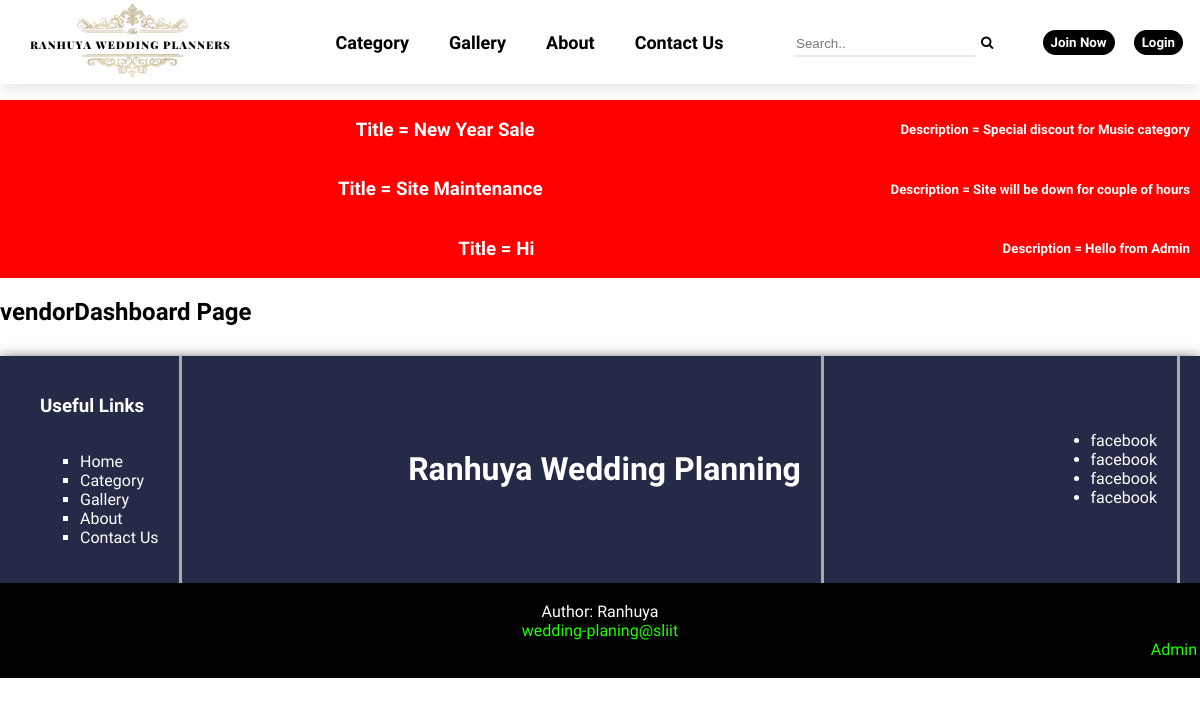
The app's page /vendorDashboard.php with its own data.
### tables this page shows
CREATE TABLE Announcement(
    annID INT AUTO_INCREMENT PRIMARY KEY NOT NULL,
	adminID INT ,
	title varchar(30),
	user_type varchar(30),
	publish_date Date,
	annDescription varchar(300),
	CONSTRAINT AnnadminID_fk FOREIGN KEY (adminID) REFERENCES Admin(adminID) ON DELETE SET NULL
);

### vendorDashboard.php (the view, shortened to what this page needs)
<?php
    $title = 'Vendor Dashboard'; include("header.php");
?>
<link rel="stylesheet" href="./assets/css/vendorDashboard.css">
<section class="adminAnnouncement">
    <?php
        $today = date("Y-m-d");
        $sql = "SELECT * from Announcement
                WHERE
                    user_type = 'vendor' AND
                    publish_date = '" . $today . "'
        ";
        $result = $conn->query($sql);
        if ($result->num_rows > 0) {
            while ($row = $result->fetch_assoc()) {
            echo "
                <div class='announcements'>
                    <h3>Title = ". $row["title"] ."</h3>
                    <h5>Description = ". $row["annDescription"] ."</h5>
                </div>
                ";
            }
        } else {
            echo "
                <div class='announcements'>
                    <h3>No Announcements Today!</h3>
                </div>
                ";
        }
    ?>
</section>
<section>
    <h1 class="main-title">vendorDashboard Page</h1>
</section>
<?php include("footer.php"); ?>

### assets/css/main.css (style rules this page uses)
html, body { margin: 0; padding: 0; font-family: 'Ubuntu', sans-serif; }
.announcements { background-color: #ff0000; color: white; display: flex; }
.announcements h3, h5 { margin-left: auto; margin-right: 10px; }

### assets/css/header.css (style rules this page uses)
body { background-color: #FFF; }

### records on screen
announcement: title "New Year Sale", annDescription "Special discout for Music category"
announcement: title "Site Maintenance", annDescription "Site will be down for couple of hours"
announcement: title "Hi", annDescription "Hello from Admin"
